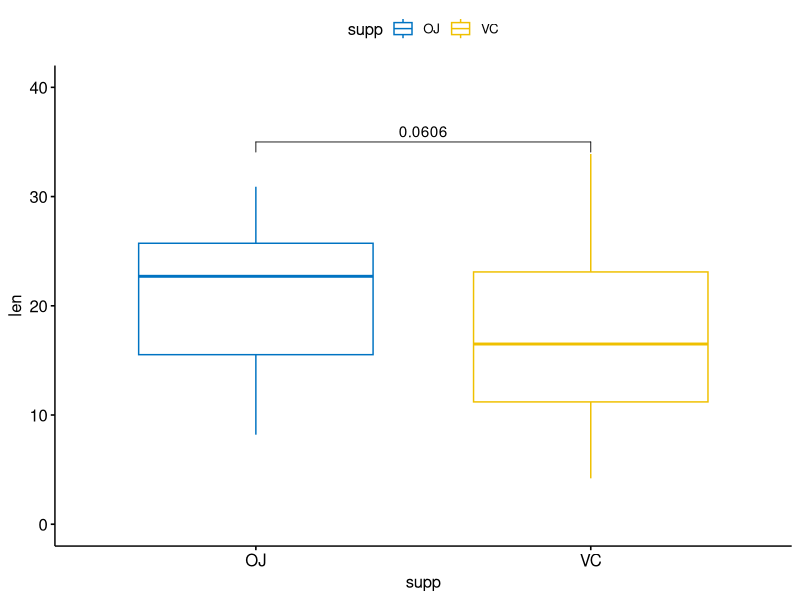
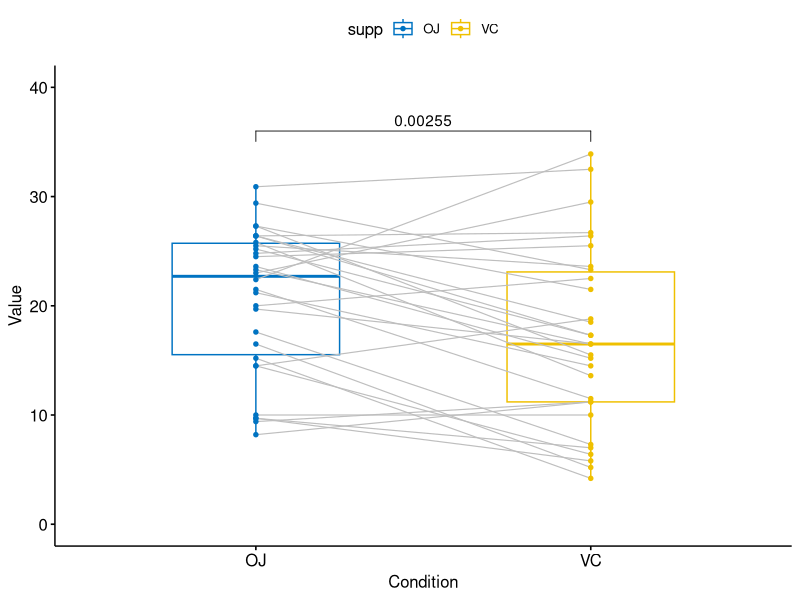
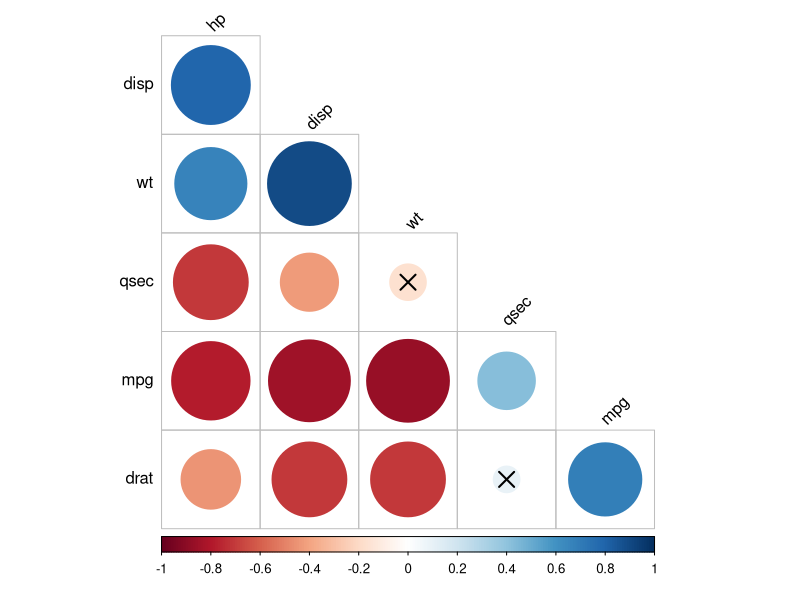

These charts were generated, in order, by the following R code:
library(rstatix)
install.packages('ggpubr')
library(ggpubr)

# https://rpkgs.datanovia.com/rstatix/

iris %>% 
  get_summary_stats(Sepal.Length, Sepal.Width, type = "common")

iris %>%
  group_by(Species) %>% 
  get_summary_stats(Sepal.Length, type = "mean_sd")

df <- ToothGrowth
df$dose <- as.factor(df$dose)
head(df)


df %>% t_test(len ~ 1, mu = 0)

df %>% 
  group_by(dose) %>%
  t_test(len ~ 1, mu = 0)


stat.test <- df %>% 
  t_test(len ~ supp, paired = FALSE) 

p <- ggboxplot(
  df, x = "supp", y = "len", 
  color = "supp", palette = "jco", ylim = c(0,40)
)


p + stat_pvalue_manual(stat.test, label = "p", y.position = 35)


### Paired sample

stat.test <- df %>% 
  t_test(len ~ supp, paired = TRUE) 
stat.test

p <- ggpaired(
  df, x = "supp", y = "len", color = "supp", palette = "jco", 
  line.color = "gray", line.size = 0.4, ylim = c(0, 40)
)
p + stat_pvalue_manual(stat.test, label = "p", y.position = 36)

## One way ANOVA

df %>% anova_test(len ~ dose)

## Two way ANOVA

df %>% anova_test(len ~ supp*dose)

## Correlation test

mydata <- mtcars %>% 
  select(mpg, disp, hp, drat, wt, qsec)

# Correlation test between two variables
mydata %>% cor_test(wt, mpg, method = "pearson")

# Correlation of one variable against all
mydata %>% cor_test(mpg, method = "pearson")


# Pairwise correlation test between all variables
mydata %>% cor_test(method = "pearson")

cor.mat <- mydata %>% cor_mat()
cor.mat


cor.mat %>%
  cor_reorder() %>%
  pull_lower_triangle() %>% 
  cor_plot()
